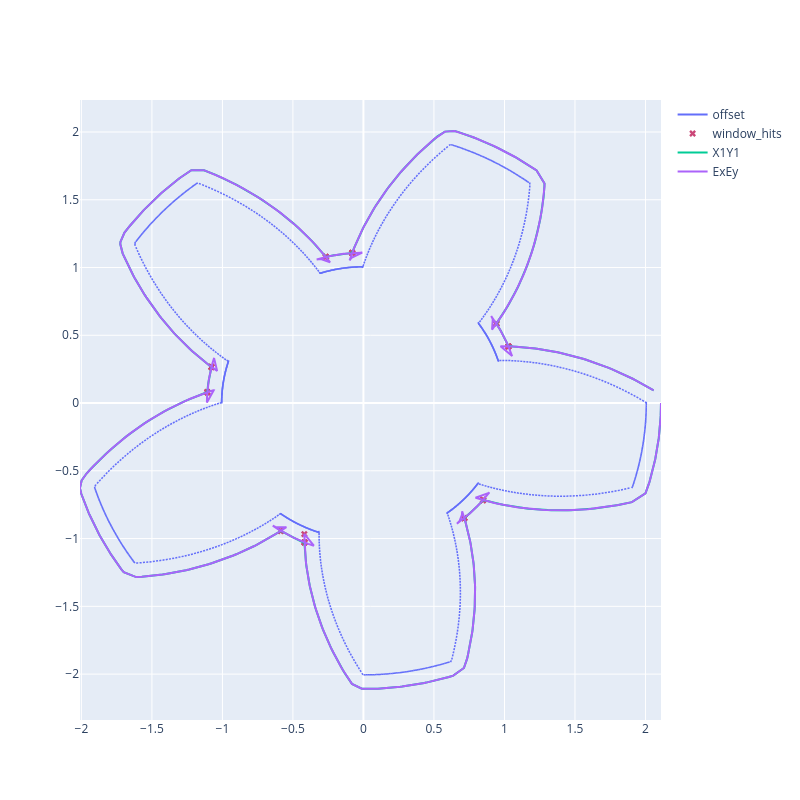

The cell this chart's notebook holds for it:
### Code cell
dots_and_arrows(**tmp, d = d)

### Figure 1 — Plotly figure (JSON) as saved in the notebook; plotly's stock layout.template omitted (floating-point values rounded to 4 significant figures; data arrays with more than 128 entries replaced by an {"elided": "..."} marker saying what was removed)
{"data": [{"hovertext": {"elided": "1000 int values"}, "mode": "lines", "name": "offset", "type": "scatter", "x": {"elided": "7000 float values"}, "y": {"elided": "7000 float values"}}, {"hovertext": [2, 2, 2, 2, 2, 2, 2, 2, 2, 2, 2, 2, 2, 2, 2, 2, 2, 2, 2, 2, 2, 2, 2, 2, 2, 2, 2, 2, 2, 2, 2, 2, 2, 2, 2, 2, 2, 2, 2, 2, 2], "marker": {"color": [2, 2, 2, 2, 2, 2, 2, 2, 2, 2, 2, 2, 2, 2, 2, 2, 2, 2, 2, 2, 2, 2, 2, 2, 2, 2, 2, 2, 2, 2, 2, 2, 2, 2, 2, 2, 2, 2, 2, 2, 2], "size": 6, "symbol": "x"}, "mode": "markers", "name": "window_hits", "type": "scatter", "x": [1.028, 1.028, 1.028, 1.028, 0.9426, 0.9426, 0.9426, 0.9426, -0.0798, -0.07979, -0.07987, -0.07987, -0.2662, -0.2661, -0.2662, -0.2661, -1.078, -1.078, -1.078, -1.078, -1.107, -1.107, -1.107, -1.107, -0.5861, -0.5861, -0.5862, -0.5862, -0.4181, -0.418, -0.4181, -0.418, -0.4191, 0.7153, 0.7153, 0.7153, 0.7153, 0.8487, 0.8488, 0.8487, 0.8488], "y": [0.418, 0.418, 0.418, 0.418, 0.5862, 0.5861, 0.5862, 0.5862, 1.107, 1.107, 1.107, 1.107, 1.078, 1.078, 1.078, 1.078, 0.2662, 0.2662, 0.2661, 0.2661, 0.07993, 0.07979, 0.07993, 0.07978, -0.9426, -0.9426, -0.9426, -0.9426, -1.028, -1.028, -1.028, -1.028, -0.9669, -0.8487, -0.8487, -0.8488, -0.8488, -0.7153, -0.7153, -0.7153, -0.7153]}, {"hovertext": {"elided": "851 int values"}, "marker": {"color": {"elided": "1000 int values"}, "size": 6}, "mode": "lines", "name": "X1Y1", "type": "scatter", "x": {"elided": "851 float values"}, "y": {"elided": "851 float values"}}, {"hovertext": {"elided": "1000 int values"}, "marker": {"color": {"elided": "1000 int values"}, "size": 6}, "mode": "lines", "name": "ExEy", "type": "scatter", "x": {"elided": "1000 float values"}, "y": {"elided": "1000 float values"}}], "layout": {"height": 800, "hovermode": "closest", "width": 800}}
